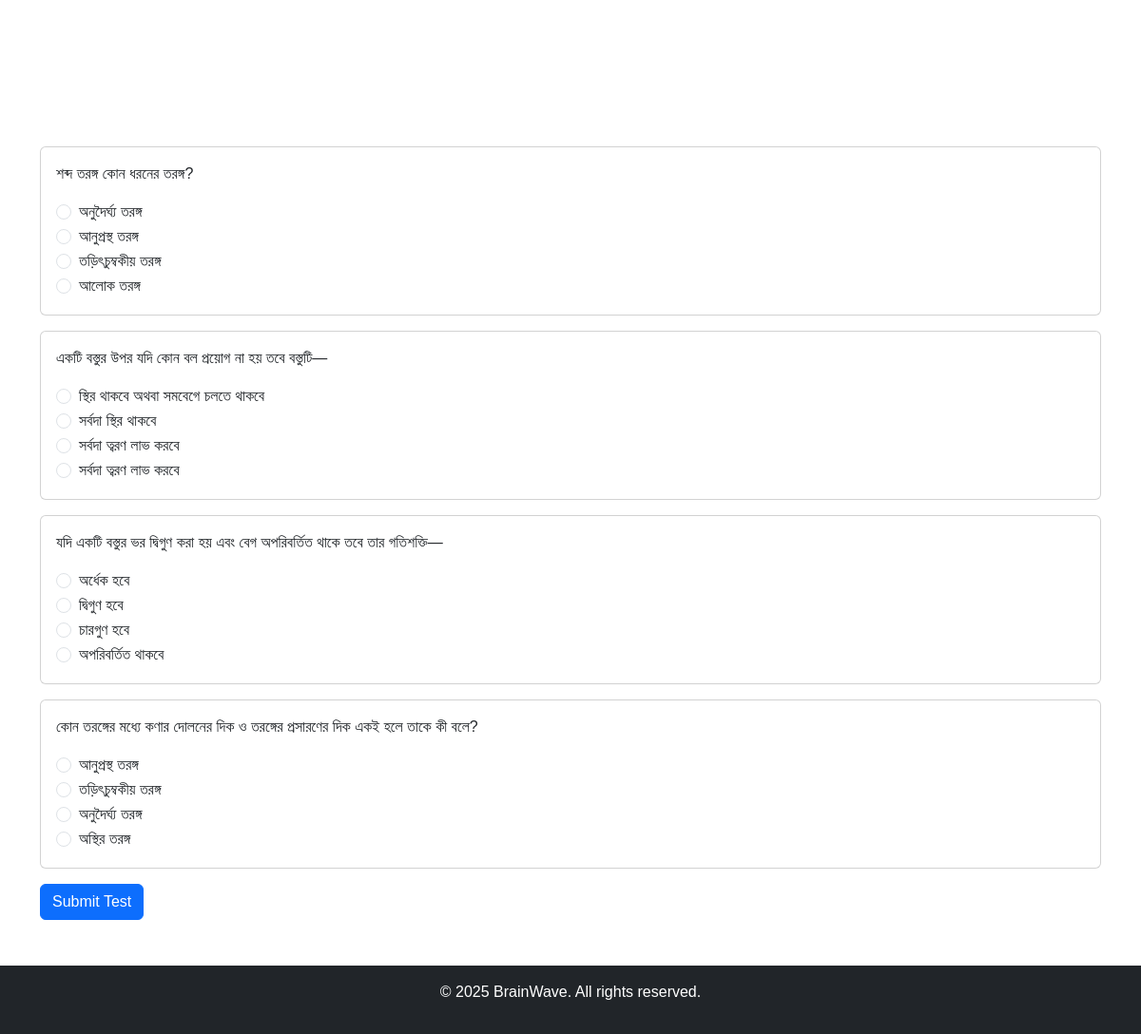
The app's page /take_test.php?id=3 (signed in) with its own data.
### tables this page shows
CREATE TABLE `test_questions` (
  `id` int(11) NOT NULL,
  `test_id` int(11) DEFAULT NULL,
  `question_text` text NOT NULL,
  `option_a` varchar(255) DEFAULT NULL,
  `option_b` varchar(255) DEFAULT NULL,
  `option_c` varchar(255) DEFAULT NULL,
  `option_d` varchar(255) DEFAULT NULL,
  `correct_answer` enum('A','B','C','D') NOT NULL,
  `explanation` text DEFAULT NULL
);

### take_test.php (the view, shortened to what this page needs)
<?php
$conn = new mysqli("localhost", "root", "", "brainwave");
$test_id = (int)$_GET['id'];
$sql = "SELECT * FROM tests WHERE id = $test_id AND unit = '{$_SESSION['unit']}'";
$test = $conn->query($sql)->fetch_assoc();
$sql = "SELECT * FROM test_questions WHERE test_id = $test_id";
$questions = $conn->query($sql);
?>
<!DOCTYPE html>
<html lang="en">
<head>
    <link href="https://cdn.jsdelivr.net/npm/bootstrap@5.3.2/dist/css/bootstrap.min.css" rel="stylesheet">
    <link rel="stylesheet" type="text/css" href="style.css">
</head>
<body>
    <div class="container py-5">
        <h2><?php echo htmlspecialchars($test['title']); ?></h2>
        <div id="timer" class="mb-4 text-white">Time Remaining: <?php echo $test['duration']; ?>:00</div>
        <?php if ($_SERVER['REQUEST_METHOD'] == 'POST'): ?>
            <h3>Results</h3>
            <p>Score: <?php echo $score; ?> / <?php echo $total; ?></p>
            <?php $questions->data_seek(0); while ($question = $questions->fetch_assoc()): ?>
                <div class="card mb-3">
                    <div class="card-body">
                        <p><?php echo htmlspecialchars($question['question_text']); ?></p>
                        <p>Correct Answer: <?php echo $question['correct_answer']; ?></p>
                        <p>Status: <?php echo $feedback[$question['id']]['correct'] ? 'Correct' : 'Incorrect'; ?></p>
                        <p>Explanation: <?php echo htmlspecialchars($feedback[$question['id']]['explanation']); ?></p>
                    </div>
                </div>
            <?php endwhile; ?>
            <a href="analytics.php" class="btn btn-primary">View Analytics</a>
        <?php else: ?>
            <form method="POST">
                <?php while ($question = $questions->fetch_assoc()): ?>
                    <div class="card mb-3">
                        <div class="card-body">
                            <p><?php echo htmlspecialchars($question['question_text']); ?></p>
                            <div class="form-check">
                                <input class="form-check-input" type="radio" name="answers[<?php echo $question['id']; ?>]" value="A" required>
                                <label class="form-check-label"><?php echo htmlspecialchars($question['option_a']); ?></label>
                            </div>
                            <div class="form-check">
                                <input class="form-check-input" type="radio" name="answers[<?php echo $question['id']; ?>]" value="B">
                                <label class="form-check-label"><?php echo htmlspecialchars($question['option_b']); ?></label>
                            </div>
                            <div class="form-check">
                                <input class="form-check-input" type="radio" name="answers[<?php echo $question['id']; ?>]" value="C">
                                <label class="form-check-label"><?php echo htmlspecialchars($question['option_c']); ?></label>
                            </div>
                            <div class="form-check">
                                <input class="form-check-input" type="radio" name="answers[<?php echo $question['id']; ?>]" value="D">
                                <label class="form-check-label"><?php echo htmlspecialchars($question['option_d']); ?><//label>
                            </div>
                        </div>
                    </div>
                <?php endwhile; ?>
                <button type="submit" class="btn btn-primary">Submit Test</button>
            </form>
        <?php endif; ?>
    </div>
    <footer class="bg-dark text-white text-center py-3">
        <p>&copy; 2025 BrainWave. All rights reserved.</p>
    </footer>
</body>
</html>

### style.css (style rules this page uses)
body { font-family: Arial, sans-serif; background-image: url('img/background.svg'); background-size: cover; background-position: center; }
.card { transition: transform 0.3s; }
#timer { font-size: 1.5rem; font-weight: bold; color: #dc3545; }
footer { position: relative; bottom: 0; width: 100%; }

### take_test.php (style rules this page uses)
body { font-family: 'Nunito', sans-serif; background-image: url('img/background.svg'); background-size: cover; margin: 0; padding: 0; overflow-x: hidden; }
h1, h2, h3, h4, h5, h6 { color: white; }

### records on screen
test_questions: question_text "শব্দ তরঙ্গ কোন ধরনের তরঙ্গ?", option_a "অনুদৈর্ঘ্য তরঙ্গ", option_b "আনুপ্রস্থ তরঙ্গ", option_c "তড়িৎচুম্বকীয় তরঙ্গ", option_d "আলোক তরঙ্গ"
test_questions: question_text "একটি বস্তুর উপর যদি কোন বল প্রয়োগ না হয় তবে বস্তুটি—", option_a "স্থির থাকবে অথবা সমবেগে চলতে থাকবে", option_b "সর্বদা স্থির থাকবে", option_c "সর্বদা ত্বরণ লাভ করবে", option_d "সর্বদা ত্বরণ লাভ করবে"
test_questions: question_text "যদি একটি বস্তুর ভর দ্বিগুণ করা হয় এবং বেগ অপরিবর্তিত থাকে তবে তার গতিশক্তি—", option_a "অর্ধেক হবে", option_b "দ্বিগুণ হবে", option_c "চারগুণ হবে", option_d "অপরিবর্তিত থাকবে"
test_questions: question_text "কোন তরঙ্গের মধ্যে কণার দোলনের দিক ও তরঙ্গের প্রসারণের দিক একই হলে তাকে কী বলে?", option_a "আনুপ্রস্থ তরঙ্গ", option_b "তড়িৎচুম্বকীয় তরঙ্গ", option_c "অনুদৈর্ঘ্য তরঙ্গ", option_d "অস্থির তরঙ্গ"
